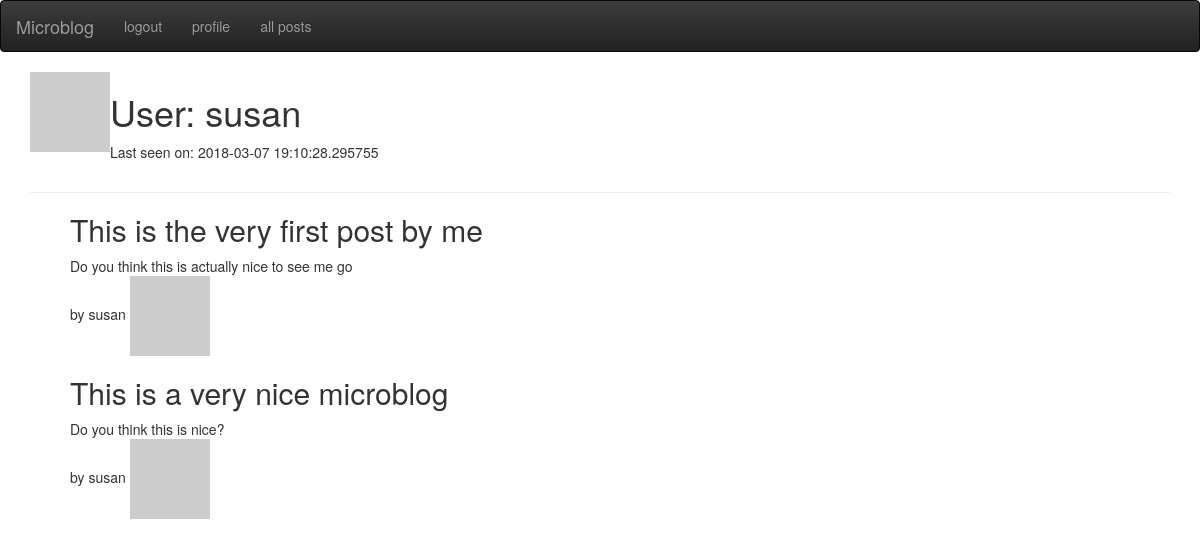
The page /user/susan (signed in) on the database its author committed.
### app/models.py (models this page shows, shortened)
class User(UserMixin, db.Model):
    id = db.Column(db.Integer, primary_key=True)
    username = db.Column(db.String(64), index=True, unique=True)
    email = db.Column(db.String(120), index=True, unique=True)
    password_hash = db.Column(db.String(128))
    about_me = db.Column(db.String(140))
    last_seen = db.Column(db.DateTime, default=datetime.utcnow)
    posts = db.relationship('Post', backref='author', lazy='dynamic')
    def avatar(self, size):
        digest = md5(self.email.lower().encode('utf-8')).hexdigest()
        return 'https://www.gravatar.com/avatar/{}?d=identicon&s={}'.format(
            digest, size)

class Post(db.Model):
    id = db.Column(db.Integer, primary_key=True)
    title = db.Column(db.String(64))
    body = db.Column(db.String(140))
    timestamp = db.Column(db.DateTime, index=True, default=datetime.utcnow)
    user_id = db.Column(db.Integer, db.ForeignKey('user.id'))

### app/routes.py (the view)
@app.route('/user/<username>')
@login_required
def user(username):
    user = User.query.filter_by(username=username).first_or_404()
    posts = Post.query.filter_by(user_id=user.id)
    return render_template('user.html', user=user, posts = posts)

### app/models.py (called while the page is built)
@login.user_loader
def load_user(id):
    return User.query.get(int(id))

### app/routes.py (called while the page is built)
@app.before_request
def before_request():
    if current_user.is_authenticated:
        current_user.last_seen = datetime.utcnow()
        db.session.commit()

### app/templates/user.html (shortened to what this page needs)
{% extends 'base.html' %}
{% block content %}
	<div class="container">
	<table>
        <tr valign="top">
            <td><img src="{{ user.avatar(128) }}"></td>
            <td><h1>User: {{ user.username }}</h1>
            {% if user.last_seen %}<p>Last seen on: {{ user.last_seen }}</p>{% endif %}
            </td>
        </tr>
    </table>
    <hr>
    <ul>
    {% for post in posts %}
    	{% include '_post.html' %}
    {% endfor %}
    </ul>
    </div>
{% endblock  %}

### app/templates/_post.html
<h2>{{post.title}}</h2>
<article>{{post.body}}
	<div>
	<span>by {{post.author.username}}</span>
	<img src="{{post.author.avatar(32)}}" alt="avatar">
	</div>
</article>

### app/static/style.css (style rules this page uses)
body { background-color: #fefefe; }

### rows shown on the page
User: username "susan", last_seen "2018-03-07 19:10:28.295755"
Post: title "This is the very first post by me", body "Do you think this is actually nice to see me go", author.username "susan"
Post: title "This is a very nice microblog", body "Do you think this is nice?", author.username "susan"
